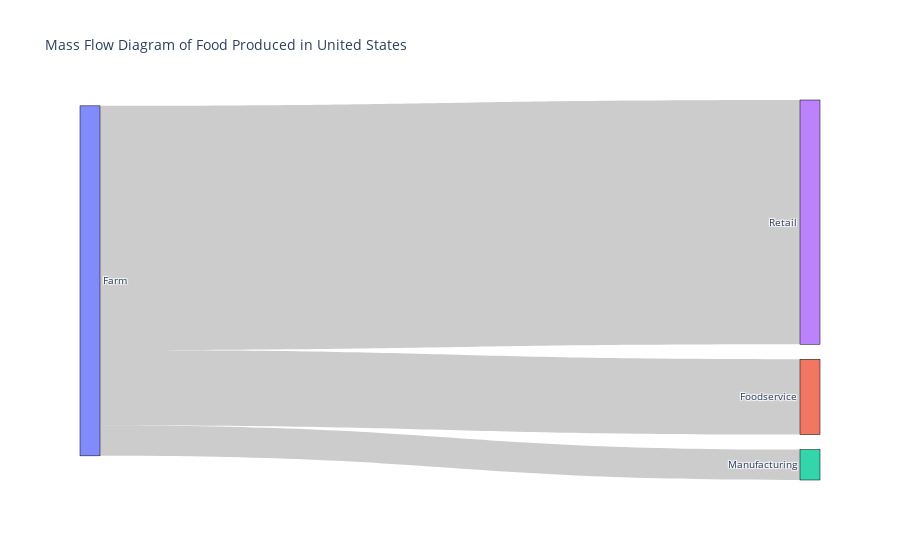

This figure's notebook cell:
### Code cell
import pandas as pd
import plotly.graph_objects as go

# Load data into a DataFrame, skip the first three rows
data = pd.read_csv('ReFED_US_Food_Surplus_Summary.csv', skiprows=3)

# Filter rows containing the useful sectors
data = data[data['sector'].isin(['Farm', 'Manufacturing', 'Foodservice', 'Retail'])]

# Calculate the total sum of tons_supply for each sector
grouped_data = data.groupby('sector')['tons_supply'].sum().reset_index()

# Create a mapping of sector names to numeric labels
sector_mapping = {sector: i for i, sector in enumerate(grouped_data['sector'].unique())}

# Create a list of labels and values for the Sankey diagram
labels = list(sector_mapping.keys())
values = grouped_data['tons_supply'].values

# Create the sources, targets, and values for the Sankey diagram links
sources = [sector_mapping['Farm']] * 3
targets = [sector_mapping['Manufacturing'], sector_mapping['Retail'], sector_mapping['Foodservice']]
link_values = values[1:]

# Create Sankey diagram
fig = go.Figure(go.Sankey(
    node=dict(
        pad=15,
        thickness=20,
        line=dict(color='black', width=0.5),
        label=labels
    ),
    link=dict(
        source=sources,
        target=targets,
        value=link_values
    )
))

# Set Sankey diagram title
fig.update_layout(title_text='Mass Flow Diagram of Food Produced in United States', font_size=10)

# Show Sankey diagram
fig.show()

### Figure 1 — Plotly figure (JSON) as saved in the notebook; plotly's stock layout.template omitted (floating-point values rounded to 4 significant figures)
{"data": [{"link": {"source": [0, 0, 0], "target": [2, 3, 1], "value": [662900000.0, 5328000000.0, 1644000000.0]}, "node": {"label": ["Farm", "Foodservice", "Manufacturing", "Retail"], "line": {"color": "black", "width": 0.5}, "pad": 15, "thickness": 20}, "type": "sankey"}], "layout": {"font": {"size": 10}, "title": {"text": "Mass Flow Diagram of Food Produced in United States"}}}
